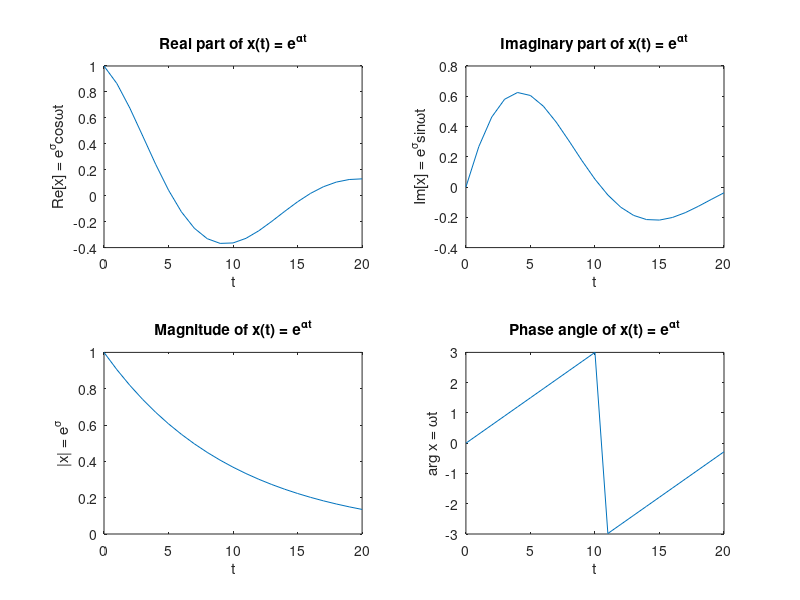

The MATLAB script that drew this image:
clear

% To create a complex signal: 
fs = 1;                        % sampling rate
T = 1/fs;                      % sampling period
t = [0:T:20];                  % time vector
alpha = -0.1+j*0.3;
x = exp(alpha*t);
x_real = real(x);
x_imag = imag(x);
x_abs = abs(x);
x_angle = angle(x);

subplot(221)
plot(t,x_real);
xlabel('t');
ylabel('Re[x] = e^\sigmacos\omegat');
title('Real part of x(t) = e^\alpha^t');

subplot(222)
plot(t,x_imag);
xlabel('t');
ylabel('Im[x] = e^\sigmasin\omegat');
title('Imaginary part of x(t) = e^\alpha^t');

subplot(223)
plot(t,x_abs);
xlabel('t');
ylabel('|x| = e^\sigma');
title('Magnitude of x(t) = e^\alpha^t');

subplot(224)
plot(t,x_angle);
xlabel('t');
ylabel('arg x = \omegat');
title('Phase angle of x(t) = e^\alpha^t');
